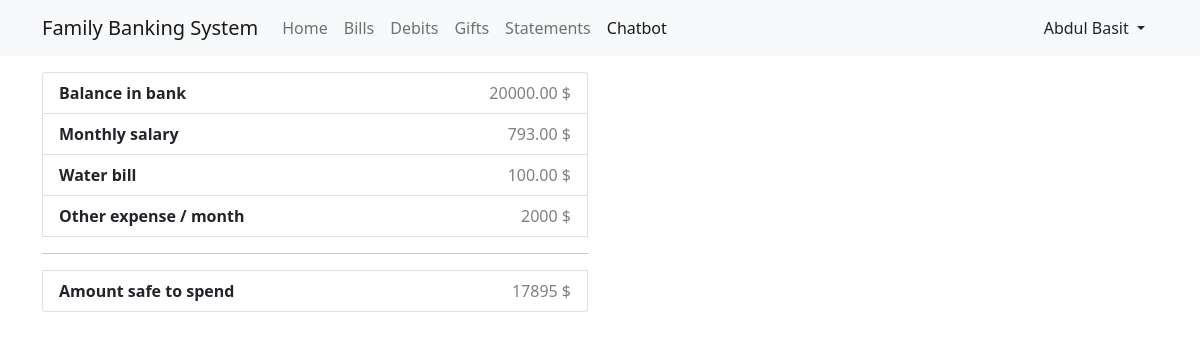
The page /FamilyBankingSystem/chatbot.php (signed in) on the database its author committed.
### tables this page shows
CREATE TABLE `users` (
  `id` int NOT NULL AUTO_INCREMENT,
  `firstName` varchar(500) DEFAULT NULL,
  `lastName` varchar(500) DEFAULT NULL,
  `username` varchar(500) DEFAULT NULL,
  `dataOfBirth` datetime DEFAULT NULL,
  `mobileNumber` varchar(50) DEFAULT NULL,
  `password` varchar(500) DEFAULT NULL,
  `userType` enum('Main user','Basic user') DEFAULT NULL,
  `createAt` datetime DEFAULT CURRENT_TIMESTAMP,
  `isDeleted` bit(1) DEFAULT NULL,
  `belongsTo` int DEFAULT NULL,
  `monthlySalary` decimal(10,2) DEFAULT NULL,
  `balanceInBank` decimal(10,2) DEFAULT NULL,
  PRIMARY KEY (`id`)
);

### FamilyBankingSystem/inc/db/connection.php (called while the page is built, shortened)
<?php
$_CONFIG = [
    "DATABASE" => [
        "HOST" => "localhost",
        "USERNAME" => "root",
        "PASSWORD" => "test123",
        "DB" => "familybanking"
    ]
];
class DataBase
{
    private $conn;
    public function __construct()
    {
        global $_CONFIG;
        $this->host = $_CONFIG["DATABASE"]["HOST"];
        $this->username = $_CONFIG["DATABASE"]["USERNAME"];
        $this->password = $_CONFIG["DATABASE"]["PASSWORD"];
        $this->db = $_CONFIG["DATABASE"]["DB"];
        $this->conn = mysqli_connect(
            $this->host,
            $this->username,
            $this->password,
            $this->db
        );
    }
    public function __select($sql)
    {
        $result = $this->conn->query($sql);
        if ($result && $result->num_rows > 0) {
            $data = [];
            while ($rows = $result->fetch_assoc()) {
                $data[] = $rows;
            }
            return $data;
        }
        return [];
    }
    public function __selectSingle($sql)
    {
        $result = $this->conn->query($sql);
        if ($result && $result->num_rows > 0) {
            return $result->fetch_assoc();
        }
        return null;
    }
}
$db = new DataBase;

### FamilyBankingSystem/inc/actions/chatbot/get.action.php (called while the page is built, shortened)
<?php
include_once "inc/db/connection.php";
$installMentSql = "select sum(installment) installment, '' as nonce from debits where userId = 1;";
$installment = $db->__selectSingle($installMentSql);
$billSql = "select sum(amount) amount ,billType from bill where status='pending' group by billType;";
$bills = $db->__select($billSql);
$_userSql = "select * from users where id = 1;";
$_user = $db->__selectSingle($_userSql);
$totalExpense = 0;
foreach ($bills as $value) {
    $totalExpense += $value["amount"];
}
$otherExpense = 2000;
$totalExpense += $installment["installment"];
$totalExpense += $otherExpense;

### FamilyBankingSystem/inc/partial/chatbot/get.partial.php (the view)
<?php include_once "inc/actions/chatbot/get.action.php"; ?>
<ul class="list-group">
    <li class="d-flex justify-content-between list-group-item">
        <span style="font-weight: 600;">
            Balance in bank
        </span>
        <span class="text-black-50">
            <?= $_user["balanceInBank"] ?> $
        </span>
    </li>
    <li class="d-flex justify-content-between list-group-item">
        <span style="font-weight: 600;">
            Monthly salary
        </span>
        <span class="text-black-50">
            <?= $_user["monthlySalary"] ?> $
        </span>
    </li>
    <?php
    foreach ($bills as $row) {
    ?>
        <li class="d-flex justify-content-between list-group-item">
            <span style="font-weight: 600;">
                <?= $row["billType"] ?> bill</span>
            <span class="text-black-50">
                <?= $row["amount"] ?> $
            </span>
        </li>
    <?php
    }
    ?>
    <li class="d-flex justify-content-between list-group-item">
        <span style="font-weight: 600;">Other expense / month</span>
        <span class="text-black-50">
            <?= $otherExpense ?> $
        </span>
    </li>
    <hr>
    <li class="d-flex justify-content-between list-group-item">
    <span style="font-weight: 600;">Amount safe to spend</span>
        <span class="text-black-50">
            <?= $_user["balanceInBank"] - $totalExpense ?> $
        </span>
    </li>
</ul>

### rows shown on the page
users: balanceInBank "20000.00", monthlySalary "793.00", $_user['balanceInBank']-$totalExpense "17895"

### other values the page prints
$user["firstName"] "Abdul"
$user["lastName"] "Basit"
$row["billType"] "Water"
$row["amount"] "100.00"
$otherExpense "2000"
